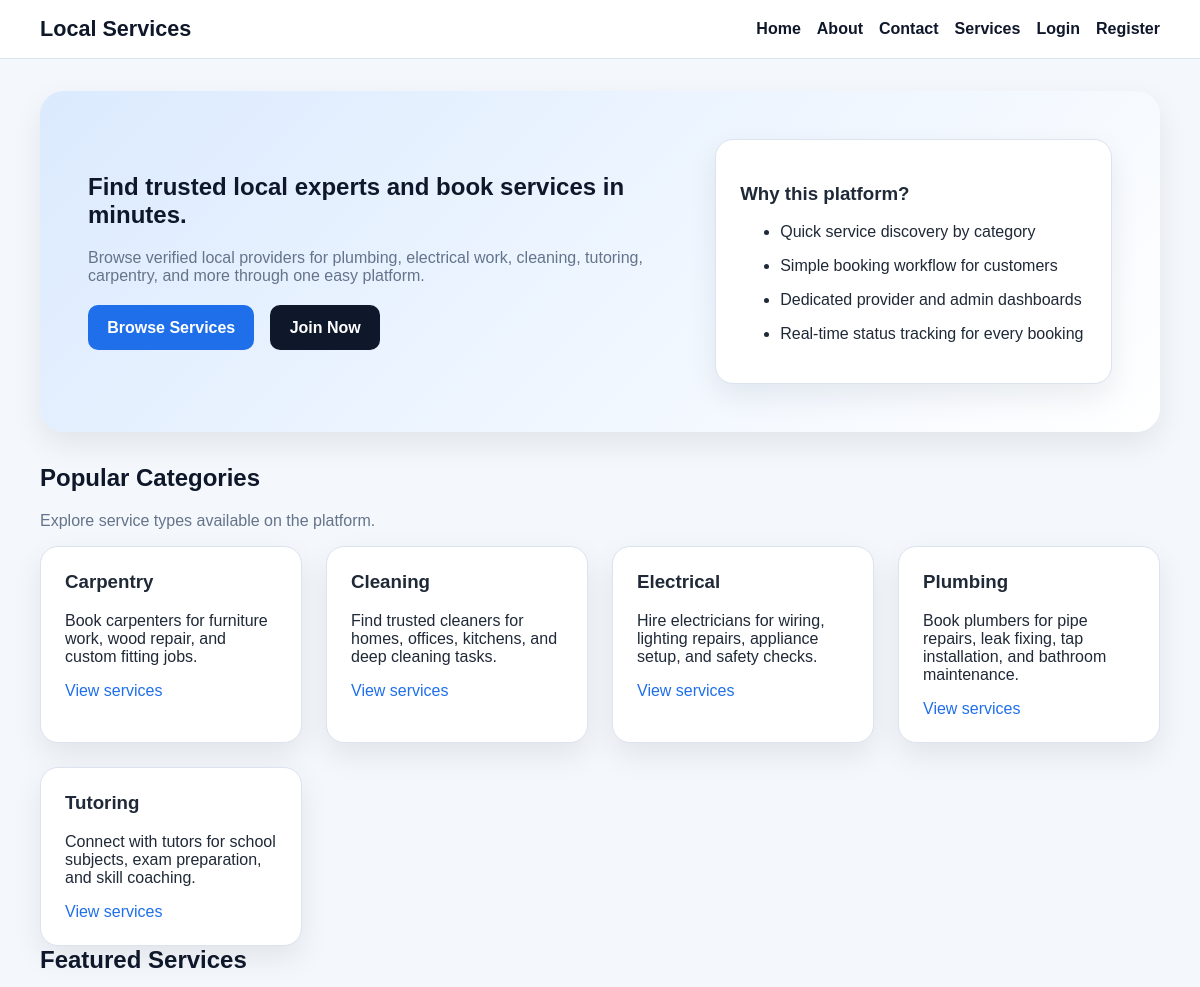
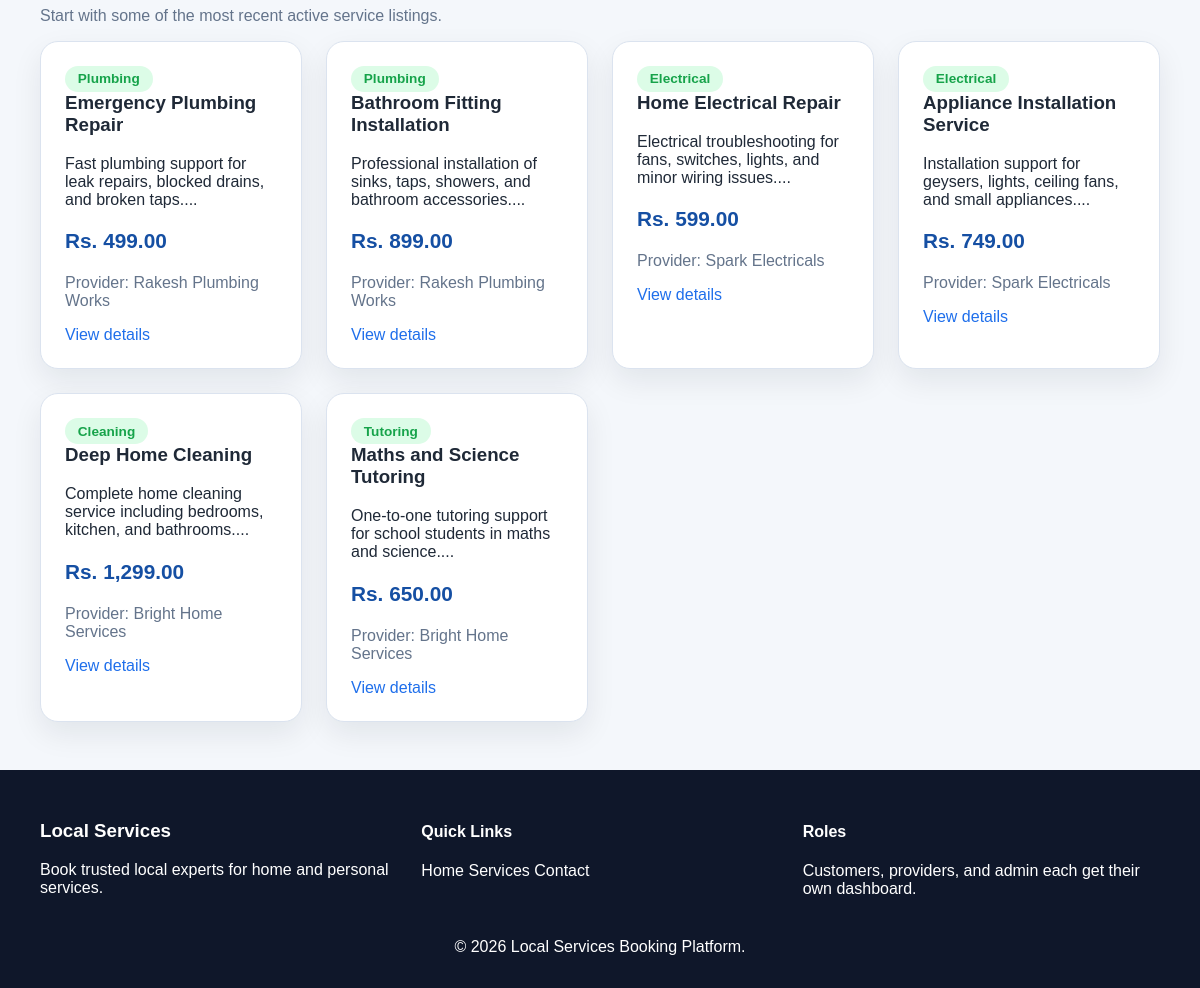
The page / on the database its author committed (2 pictures, top to bottom).
### tables this page shows
CREATE TABLE categories (
    id INT AUTO_INCREMENT PRIMARY KEY,
    name VARCHAR(100) NOT NULL,
    description TEXT NOT NULL,
    created_at TIMESTAMP DEFAULT CURRENT_TIMESTAMP
);

CREATE TABLE services (
    id INT AUTO_INCREMENT PRIMARY KEY,
    provider_id INT NOT NULL,
    category_id INT NOT NULL,
    title VARCHAR(150) NOT NULL,
    description TEXT NOT NULL,
    price DECIMAL(10,2) NOT NULL,
    location VARCHAR(150) NOT NULL,
    status ENUM('active', 'inactive') DEFAULT 'active',
    created_at TIMESTAMP DEFAULT CURRENT_TIMESTAMP,
    CONSTRAINT fk_services_provider FOREIGN KEY (provider_id) REFERENCES users(id) ON DELETE CASCADE,
    CONSTRAINT fk_services_category FOREIGN KEY (category_id) REFERENCES categories(id) ON DELETE CASCADE
);

CREATE TABLE users (
    id INT AUTO_INCREMENT PRIMARY KEY,
    name VARCHAR(100) NOT NULL,
    email VARCHAR(120) NOT NULL UNIQUE,
    password VARCHAR(255) NOT NULL,
    phone VARCHAR(20) NOT NULL,
    address TEXT NOT NULL,
    role ENUM('customer', 'provider', 'admin') NOT NULL,
    created_at TIMESTAMP DEFAULT CURRENT_TIMESTAMP
);

### includes/functions.php (called while the page is built, shortened)
<?php
require_once __DIR__ . '/../config/database.php';
function h(?string $value): string
{
    return htmlspecialchars((string) $value, ENT_QUOTES, 'UTF-8');
}
function current_user(): ?array
{
    return $_SESSION['user'] ?? null;
}
function fetch_all_assoc(mysqli_stmt $stmt): array
{
    $result = $stmt->get_result();
    return $result ? $result->fetch_all(MYSQLI_ASSOC) : [];
}
function get_categories(): array
{
    global $mysqli;
    $result = $mysqli->query('SELECT * FROM categories ORDER BY name ASC');
    return $result ? $result->fetch_all(MYSQLI_ASSOC) : [];
}
?>

### index.php (the view, shortened to what this page needs)
<?php
require_once __DIR__ . '/includes/functions.php';
$categories = get_categories();
$stmt = $mysqli->prepare("
    SELECT services.*, categories.name AS category_name, users.name AS provider_name
    FROM services
    INNER JOIN categories ON services.category_id = categories.id
    INNER JOIN users ON services.provider_id = users.id
    WHERE services.status = 'active'
    ORDER BY services.created_at DESC
    LIMIT 6
");
$stmt->execute();
$featuredServices = fetch_all_assoc($stmt);
require_once __DIR__ . '/includes/header.php';
?>
<section class="hero">
    <div>
        <h1>Find trusted local experts and book services in minutes.</h1>
        <p>Browse verified local providers for plumbing, electrical work, cleaning, tutoring, carpentry, and more through one easy platform.</p>
        <div class="hero-actions">
            <a class="btn" href="/local-services-booking-platform/customer/services.php">Browse Services</a>
            <a class="btn btn-secondary" href="/local-services-booking-platform/auth/register.php">Join Now</a>
        </div>
    </div>
    <div class="info-card">
        <h3>Why this platform?</h3>
        <ul class="feature-list">
            <li>Quick service discovery by category</li>
            <li>Simple booking workflow for customers</li>
            <li>Dedicated provider and admin dashboards</li>
            <li>Real-time status tracking for every booking</li>
        </ul>
    </div>
</section>
<section class="section-heading">
    <h2>Popular Categories</h2>
    <p>Explore service types available on the platform.</p>
</section>
<section class="card-grid">
    <?php foreach ($categories as $category): ?>
        <article class="card">
            <h3><?php echo h($category['name']); ?></h3>
            <p><?php echo h($category['description']); ?></p>
            <a href="/local-services-booking-platform/customer/services.php?category=<?php echo (int) $category['id']; ?>">View services</a>
        </article>
    <?php endforeach; ?>
</section>
<section class="section-heading">
    <h2>Featured Services</h2>
    <p>Start with some of the most recent active service listings.</p>
</section>
<section class="card-grid">
    <?php foreach ($featuredServices as $service): ?>
        <article class="card">
            <span class="badge badge-success"><?php echo h($service['category_name']); ?></span>
            <h3><?php echo h($service['title']); ?></h3>
            <p><?php echo h(substr($service['description'], 0, 120)); ?>...</p>
            <p class="price">Rs. <?php echo number_format((float) $service['price'], 2); ?></p>
            <p class="muted">Provider: <?php echo h($service['provider_name']); ?></p>
            <a href="/local-services-booking-platform/customer/service-details.php?id=<?php echo (int) $service['id']; ?>">View details</a>
        </article>
    <?php endforeach; ?>
</section>
<?php require_once __DIR__ . '/includes/footer.php'; ?>

### includes/header.php (shortened to what this page needs)
<?php
$user = current_user();
?>
<!DOCTYPE html>
<html lang="en">
<head>
    <link rel="stylesheet" href="/local-services-booking-platform/assets/css/style.css">
</head>
<body>
    <header class="site-header">
        <div class="container nav-wrapper">
            <a class="brand" href="/local-services-booking-platform/index.php">Local Services</a>
            <nav class="site-nav" id="siteNav">
                <a href="/local-services-booking-platform/index.php">Home</a>
                <a href="/local-services-booking-platform/about.php">About</a>
                <a href="/local-services-booking-platform/contact.php">Contact</a>
                <a href="/local-services-booking-platform/customer/services.php">Services</a>
                <?php if ($user): ?>
                    <a href="<?php echo h(get_dashboard_path($user['role'])); ?>">Dashboard</a>
                    <a href="/local-services-booking-platform/auth/logout.php">Logout</a>
                <?php else: ?>
                    <a href="/local-services-booking-platform/auth/login.php">Login</a>
                    <a href="/local-services-booking-platform/auth/register.php">Register</a>
                <?php endif; ?>
            </nav>
        </div>
    </header>
    <main class="page-content">
        <div class="container">

### includes/footer.php (shortened to what this page needs)
        </div>
    </main>
    <footer class="site-footer">
        <div class="container footer-grid">
            <div>
                <h3>Local Services</h3>
                <p>Book trusted local experts for home and personal services.</p>
            </div>
            <div>
                <h4>Quick Links</h4>
                <a href="/local-services-booking-platform/index.php">Home</a>
                <a href="/local-services-booking-platform/customer/services.php">Services</a>
                <a href="/local-services-booking-platform/contact.php">Contact</a>
            </div>
            <div>
                <h4>Roles</h4>
                <p>Customers, providers, and admin each get their own dashboard.</p>
            </div>
        </div>
        <p class="footer-copy">&copy; <?php echo date('Y'); ?> Local Services Booking Platform.</p>
    </footer>
</body>
</html>

### assets/css/style.css (style rules this page uses)
:root { --primary: #1f6feb; --primary-dark: #154fa3; --secondary: #0f172a; --accent: #f59e0b; --bg: #f4f7fb; --white: #ffffff; --text: #1f2937; --muted: #64748b; --border: #dbe3ef; --success: #16a34a; --danger: #dc2626; --warning: #d97706; --shadow: 0 12px 30px rgba(15, 23, 42, 0.08); }
* { box-sizing: border-box; }
body { margin: 0; font-family: Arial, sans-serif; background: var(--bg); color: var(--text); }
a { color: var(--primary); text-decoration: none; }
.container { width: min(1120px, calc(100% - 2rem)); margin: 0 auto; }
.site-header { background: var(--white); border-bottom: 1px solid var(--border); position: sticky; top: 0; z-index: 20; }
.nav-wrapper { display: flex; align-items: center; justify-content: space-between; gap: 1rem; padding: 1rem 0; }
.brand { font-size: 1.35rem; font-weight: 700; color: var(--secondary); }
.site-nav { display: flex; gap: 1rem; align-items: center; }
.site-nav a { color: var(--secondary); font-weight: 600; }
.page-content { min-height: calc(100vh - 160px); padding: 2rem 0 3rem; }
.hero { display: grid; grid-template-columns: 1.2fr 0.8fr; gap: 2rem; align-items: center; background: linear-gradient(135deg, #dbeafe 0%, #eff6ff 55%, #ffffff 100%); border-radius: 24px; padding: 3rem; box-shadow: var(--shadow); margin-bottom: 2rem; }
.hero h1, .section-heading h2 { margin-top: 0; color: var(--secondary); }
.hero p, .section-heading p, .muted { color: var(--muted); }
.hero-actions, .inline-actions { display: flex; flex-wrap: wrap; gap: 1rem; margin-top: 1.25rem; }
.btn, button, input[type="submit"] { background: var(--primary); color: var(--white); border: none; border-radius: 10px; padding: 0.85rem 1.2rem; cursor: pointer; font-weight: 700; }
.btn-secondary { background: var(--secondary); }
.grid, .stats-grid, .dashboard-grid, .card-grid { display: grid; gap: 1.5rem; }
.card-grid { grid-template-columns: repeat(auto-fit, minmax(220px, 1fr)); }
.card, .stat-card, .form-card, .table-card, .info-card { background: var(--white); border-radius: 18px; padding: 1.5rem; box-shadow: var(--shadow); border: 1px solid var(--border); }
.stat-card h3, .card h3, .form-card h2, .table-card h2 { margin-top: 0; }
.price { font-size: 1.3rem; font-weight: 700; color: var(--primary-dark); }
.badge { display: inline-block; padding: 0.35rem 0.8rem; border-radius: 999px; font-size: 0.85rem; font-weight: 700; text-transform: capitalize; }
.badge-success { background: #dcfce7; color: var(--success); }
.filter-bar, .details-grid, .feature-list { display: grid; gap: 1rem; }
.site-footer { background: var(--secondary); color: var(--white); padding: 2rem 0 1rem; }
.site-footer a, .site-footer p, .site-footer h3, .site-footer h4 { color: var(--white); }
.footer-grid { display: grid; grid-template-columns: repeat(auto-fit, minmax(220px, 1fr)); gap: 1.5rem; }
.footer-copy { text-align: center; margin-top: 1.5rem; color: #cbd5e1; }

### rows shown on the page
categories: name "Carpentry", description "Book carpenters for furniture work, wood repair, and custom fitting jobs."
categories: name "Cleaning", description "Find trusted cleaners for homes, offices, kitchens, and deep cleaning tasks."
categories: name "Electrical", description "Hire electricians for wiring, lighting repairs, appliance setup, and safety checks."
categories: name "Plumbing", description "Book plumbers for pipe repairs, leak fixing, tap installation, and bathroom maintenance."
categories: name "Tutoring", description "Connect with tutors for school subjects, exam preparation, and skill coaching."
services: category.name "Plumbing", title "Emergency Plumbing Repair", description "Fast plumbing support for leak repairs, blocked drains, and broken taps.", price "499.00", provider.name "Rakesh Plumbing Works"
services: category.name "Plumbing", title "Bathroom Fitting Installation", description "Professional installation of sinks, taps, showers, and bathroom accessories.", price "899.00", provider.name "Rakesh Plumbing Works"
services: category.name "Electrical", title "Home Electrical Repair", description "Electrical troubleshooting for fans, switches, lights, and minor wiring issues.", price "599.00", provider.name "Spark Electricals"
services: category.name "Electrical", title "Appliance Installation Service", description "Installation support for geysers, lights, ceiling fans, and small appliances.", price "749.00", provider.name "Spark Electricals"
services: category.name "Cleaning", title "Deep Home Cleaning", description "Complete home cleaning service including bedrooms, kitchen, and bathrooms.", price "1,299.00", provider.name "Bright Home Services"
services: category.name "Tutoring", title "Maths and Science Tutoring", description "One-to-one tutoring support for school students in maths and science.", price "650.00", provider.name "Bright Home Services"
